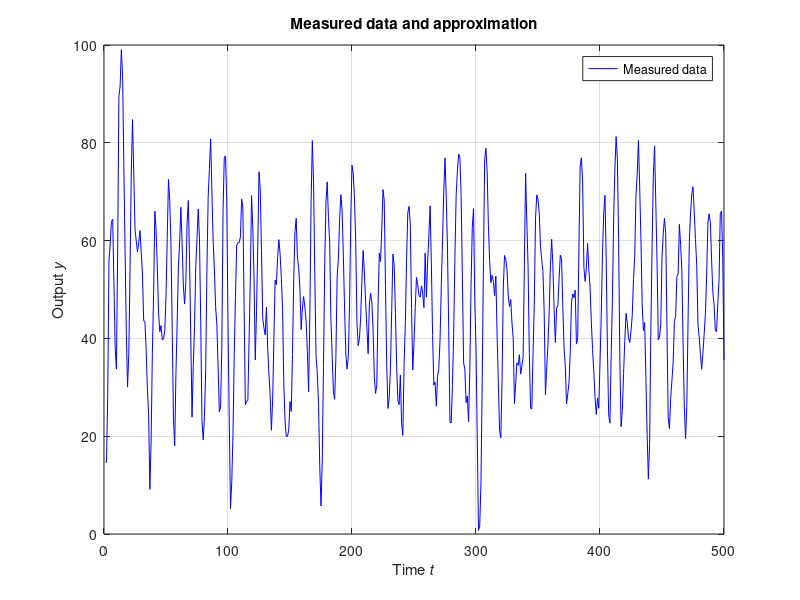
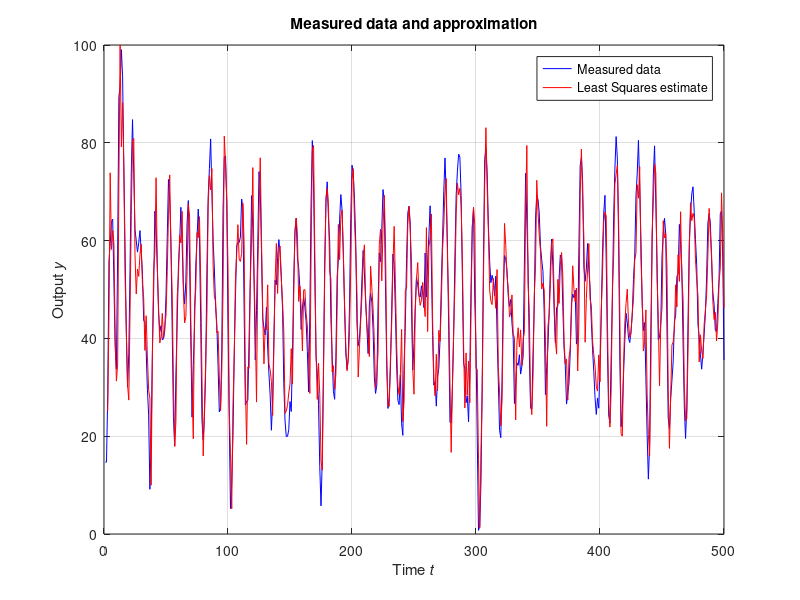

Recreate these plots in MATLAB, in order.
clc, clear all, close all

load AR_data.mat

L = length(y);
%% 
figure,
plot(1:L, y,'-b')
axis([0,L,0,100]), grid, title('Measured data and approximation'),
xlabel('Time{\it t}'), ylabel('Output{\it y}'),
legend('Measured data')

%% step 3 computation of the estimated paramater

Y = y(3:L);
Phi = [-y(2:L-1), -y(1:L-2), ones(L-2,1)];

theta = Phi\Y;

a1=theta(1)
a2=theta(2)
b=theta(3)

%%
sigma_e=sqrt(40);
Sigma_theta=sigma_e^2*inv(Phi'*Phi) % Variance matrix of the estimates
sigma_theta=sqrt(diag(Sigma_theta)) % Standard deviations of the estimates
%%
y_LS = Phi*theta;
figure, plot(1:L,y,'-b', 3:L,y_LS,'-r'),
axis([0,L,0,100]), grid, title('Measured data and approximation'),
xlabel('Time{\it t}'), ylabel('Output{\it y}'),
legend('Measured data','Least Squares estimate')
